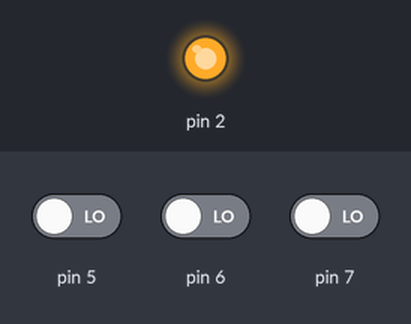
This sketch was run on a simulated Arduino Uno, built with avr-gcc and run on an emulated ATmega328P. Parts: output pins drawn as LEDs (lit = HIGH). Inputs (shaded band) come from the test bench; at power-on: pin 6 LOW, pin 7 LOW, pin 5 LOW.

Above: at 1.2 s.
1.3 s: pin 6 driven HIGH
At 2.5 s:
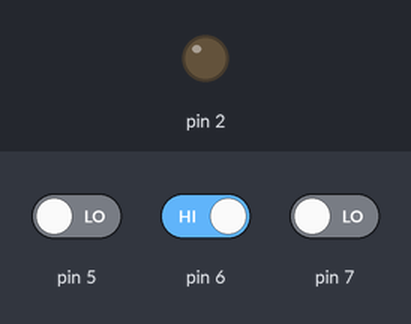
2.8 s: pin 6 driven LOW
At 3.8 s:
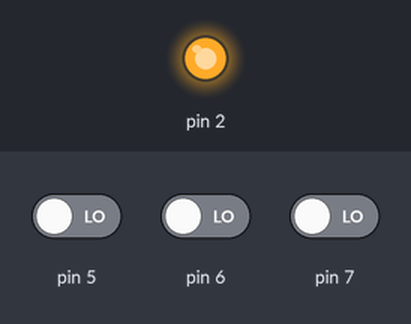
4.3 s: pin 7 driven HIGH
At 4.9 s:
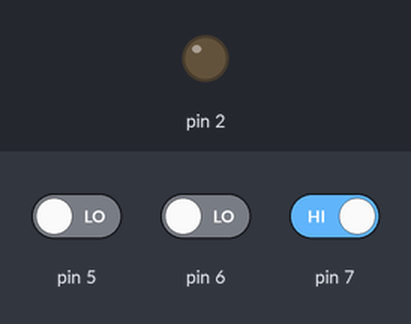
Timing chart, 0 to 7.3 s (numbered marks = the images above; inputs shaded):
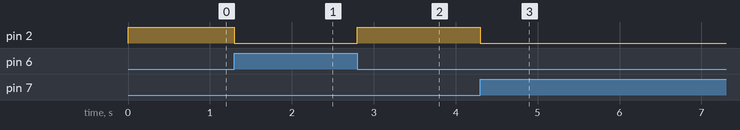

Measured:
- after the input at 1.3 s, pin 2: HIGH → LOW at once
- after the input at 2.8 s, pin 2: LOW → HIGH at once
- after the input at 4.3 s, pin 2: HIGH → LOW at once

The sketch:

SOP_logic.ino
```cpp
#include<Arduino.h>
//Declaring all variables as integers
//int Z=0,W=0,V=0,U=1;
int A,B,C;
int F;

//}
// the setup function runs once when you press reset or power the board
void setup() {
    pinMode(2, OUTPUT);

   pinMode(5, INPUT);
   pinMode(6, INPUT);
   pinMode(7, INPUT);


}

// the loop function runs over and over again forever
void loop() {

A= digitalRead(5);//LSB
B = digitalRead(6);
C = digitalRead(7);//MSB
F=(!B && !C) || (B && C);

digitalWrite(2,F);
}
```
